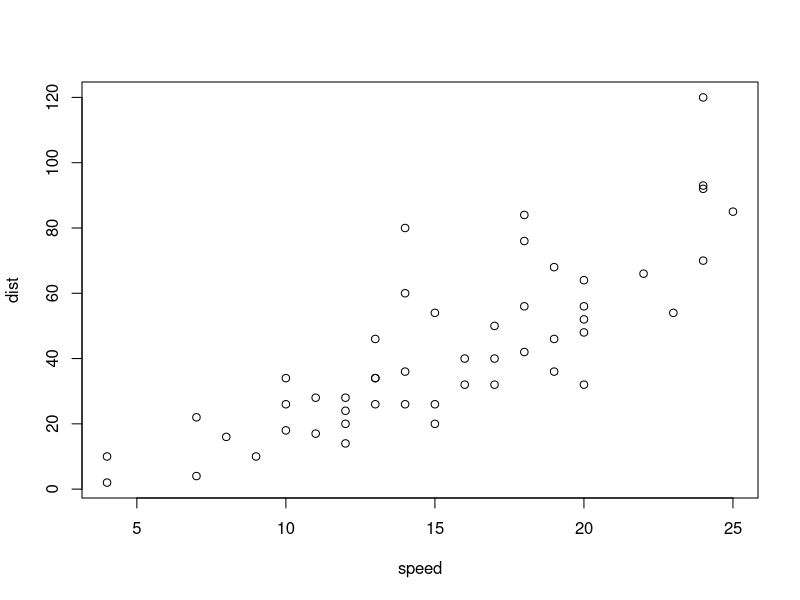
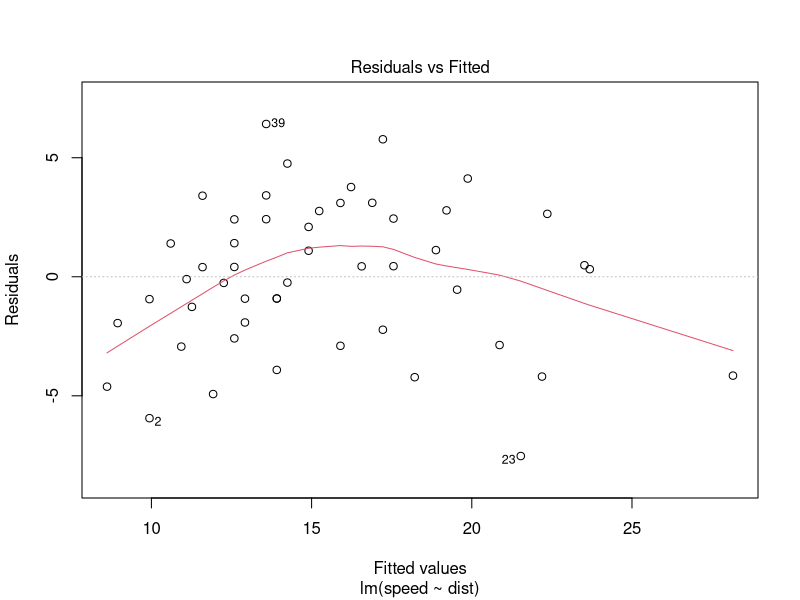
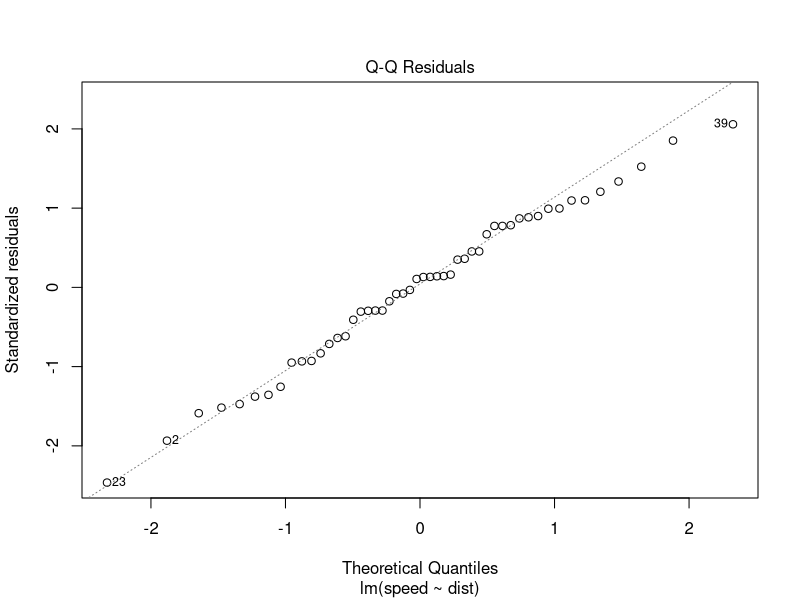
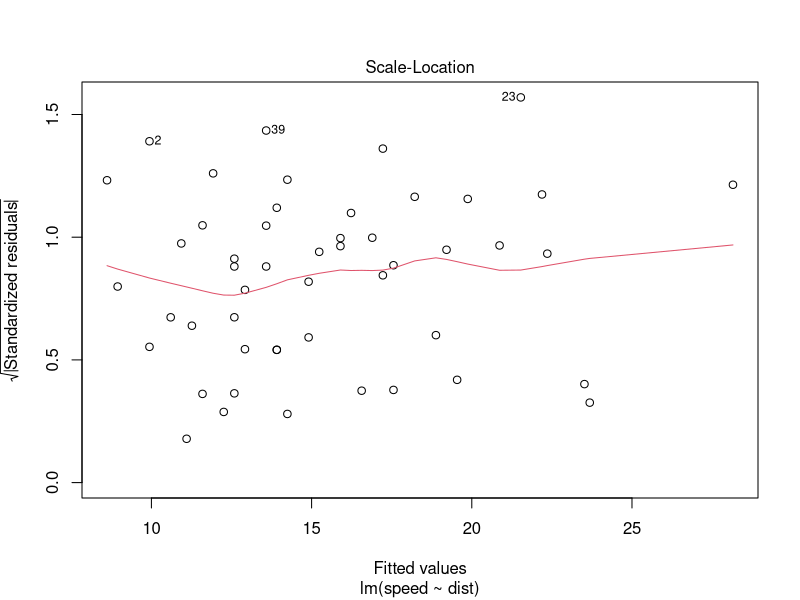
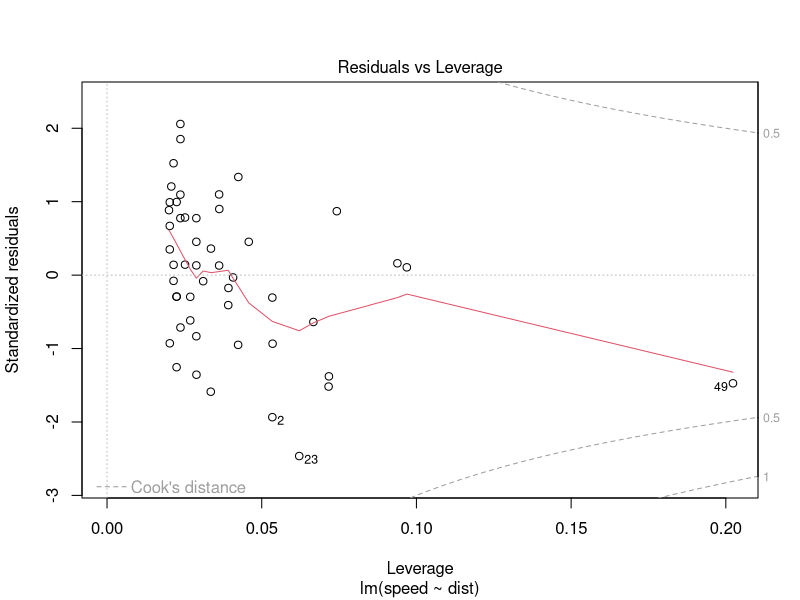

Generate these figures, in order, with R:
## ---- chunk 1
summary(cars)

lm1 <- lm(speed ~ dist, data=cars)
anova(lm1)
## ---- chunk 2
plot(cars)
plot(lm1)
